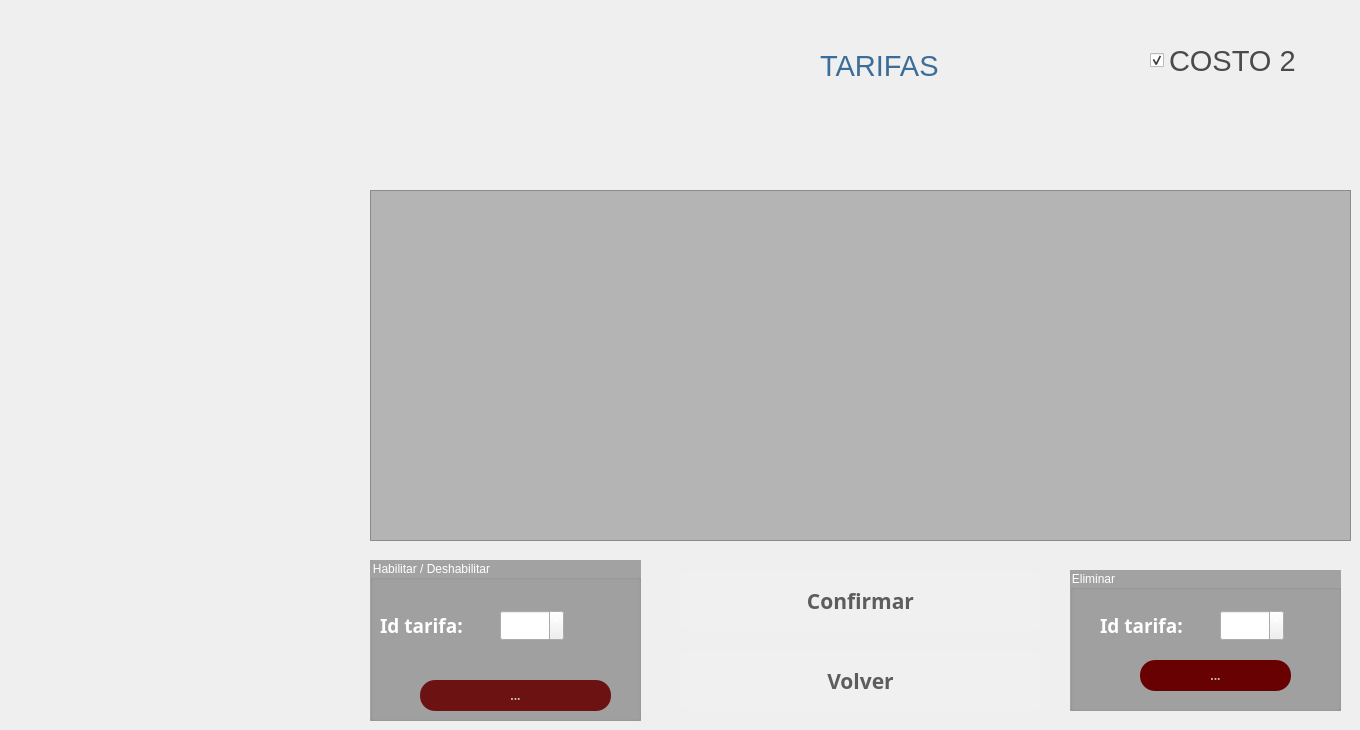
   <widget class="QWidget" name="page_10">
    <widget class="QTableWidget" name="tablatarifas">
     <property name="geometry">
      <rect>
       <x>370</x>
       <y>190</y>
       <width>981</width>
       <height>351</height>
      </rect>
     </property>
     <property name="palette">
      <palette>
       <active>
        <colorrole role="WindowText">
         <brush brushstyle="SolidPattern">
          <color alpha="255">
           <red>0</red>
           <green>0</green>
           <blue>0</blue>
          </color>
         </brush>
        </colorrole>
        <colorrole role="Button">
         <brush brushstyle="SolidPattern">
          <color alpha="255">
           <red>180</red>
           <green>180</green>
           <blue>180</blue>
          </color>
         </brush>
        </colorrole>
        <colorrole role="Text">
         <brush brushstyle="SolidPattern">
          <color alpha="255">
           <red>0</red>
           <green>0</green>
           <blue>0</blue>
          </color>
         </brush>
        </colorrole>
        <colorrole role="ButtonText">
         <brush brushstyle="SolidPattern">
          <color alpha="255">
           <red>0</red>
           <green>0</green>
           <blue>0</blue>
          </color>
         </brush>
        </colorrole>
        <colorrole role="Base">
         <brush brushstyle="SolidPattern">
          <color alpha="255">
           <red>180</red>
           <green>180</green>
           <blue>180</blue>
          </color>
         </brush>
        </colorrole>
        <colorrole role="Window">
         <brush brushstyle="SolidPattern">
          <color alpha="255">
           <red>180</red>
           <green>180</green>
           <blue>180</blue>
          </color>
         </brush>
        </colorrole>
       </active>
       <inactive>
        <colorrole role="WindowText">
         <brush brushstyle="SolidPattern">
          <color alpha="255">
           <red>0</red>
           <green>0</green>
           <blue>0</blue>
          </color>
         </brush>
        </colorrole>
        <colorrole role="Button">
         <brush brushstyle="SolidPattern">
          <color alpha="255">
           <red>180</red>
           <green>180</green>
           <blue>180</blue>
          </color>
         </brush>
        </colorrole>
        <colorrole role="Text">
         <brush brushstyle="SolidPattern">
          <color alpha="255">
           <red>0</red>
           <green>0</green>
           <blue>0</blue>
          </color>
         </brush>
        </colorrole>
        <colorrole role="ButtonText">
         <brush brushstyle="SolidPattern">
          <color alpha="255">
           <red>0</red>
           <green>0</green>
           <blue>0</blue>
          </color>
         </brush>
        </colorrole>
        <colorrole role="Base">
         <brush brushstyle="SolidPattern">
          <color alpha="255">
           <red>180</red>
           <green>180</green>
           <blue>180</blue>
          </color>
         </brush>
        </colorrole>
        <colorrole role="Window">
         <brush brushstyle="SolidPattern">
          <color alpha="255">
           <red>180</red>
           <green>180</green>
           <blue>180</blue>
          </color>
         </brush>
        </colorrole>
       </inactive>
       <disabled>
        <colorrole role="WindowText">
         <brush brushstyle="SolidPattern">
          <color alpha="255">
           <red>0</red>
           <green>0</green>
           <blue>0</blue>
          </color>
         </brush>
        </colorrole>
        <colorrole role="Button">
         <brush brushstyle="SolidPattern">
          <color alpha="255">
           <red>180</red>
           <green>180</green>
           <blue>180</blue>
          </color>
         </brush>
        </colorrole>
        <colorrole role="Text">
         <brush brushstyle="SolidPattern">
          <color alpha="255">
           <red>0</red>
           <green>0</green>
           <blue>0</blue>
          </color>
         </brush>
        </colorrole>
        <colorrole role="ButtonText">
         <brush brushstyle="SolidPattern">
          <color alpha="255">
           <red>0</red>
           <green>0</green>
           <blue>0</blue>
          </color>
         </brush>
        </colorrole>
        <colorrole role="Base">
         <brush brushstyle="SolidPattern">
          <color alpha="255">
           <red>180</red>
           <green>180</green>
           <blue>180</blue>
          </color>
         </brush>
        </colorrole>
        <colorrole role="Window">
         <brush brushstyle="SolidPattern">
          <color alpha="255">
           <red>180</red>
           <green>180</green>
           <blue>180</blue>
          </color>
         </brush>
        </colorrole>
       </disabled>
      </palette>
     </property>
     <property name="styleSheet">
      <string notr="true">background-color:rgb(180, 180, 180);
border-radius:40%;
color:rgb(98, 147, 0);
color:black;
QPushButton{
background-color:red;
};</string>
     </property>
    </widget>
    <widget class="QGroupBox" name="groupBox_31">
     <property name="geometry">
      <rect>
       <x>370</x>
       <y>560</y>
       <width>271</width>
       <height>161</height>
      </rect>
     </property>
     <property name="styleSheet">
      <string notr="true">color:white;
background-color: rgb(48, 48, 48,40%);
</string>
     </property>
     <property name="title">
      <string>Habilitar / Deshabilitar</string>
     </property>
     <widget class="QLabel" name="label_75">
      <property name="geometry">
       <rect>
        <x>10</x>
        <y>50</y>
        <width>111</width>
        <height>31</height>
       </rect>
      </property>
      <property name="font">
       <font>
        <family>Sans Serif</family>
        <pointsize>14</pointsize>
        <weight>75</weight>
        <italic>false</italic>
        <bold>true</bold>
       </font>
      </property>
      <property name="styleSheet">
       <string notr="true">background-color:transparent;
color:white;</string>
      </property>
      <property name="text">
       <string>Id tarifa:</string>
      </property>
     </widget>
     <widget class="QPushButton" name="bhabilitar">
      <property name="enabled">
       <bool>false</bool>
      </property>
      <property name="geometry">
       <rect>
        <x>50</x>
        <y>120</y>
        <width>191</width>
        <height>31</height>
       </rect>
      </property>
      <property name="font">
       <font>
        <family>Sans Serif</family>
        <weight>75</weight>
        <bold>true</bold>
       </font>
      </property>
      <property name="styleSheet">
       <string notr="true">background-color:rgb(104, 2, 2,90%);
color:rgb(197, 197, 197);
border-radius:15%</string>
      </property>
      <property name="text">
       <string>...</string>
      </property>
      <property name="flat">
       <bool>false</bool>
      </property>
     </widget>
    </widget>
    <widget class="QGroupBox" name="groupBox_32">
     <property name="geometry">
      <rect>
       <x>1070</x>
       <y>570</y>
       <width>271</width>
       <height>141</height>
      </rect>
     </property>
     <property name="styleSheet">
      <string notr="true">color:white;
background-color: rgb(48, 48, 48,40%);
</string>
     </property>
     <property name="title">
      <string>Eliminar</string>
     </property>
     <widget class="QLabel" name="label_76">
      <property name="geometry">
       <rect>
        <x>30</x>
        <y>40</y>
        <width>111</width>
        <height>31</height>
       </rect>
      </property>
      <property name="font">
       <font>
        <family>Sans Serif</family>
        <pointsize>14</pointsize>
        <weight>75</weight>
        <italic>false</italic>
        <bold>true</bold>
       </font>
      </property>
      <property name="styleSheet">
       <string notr="true">background-color:transparent;
color:white;</string>
      </property>
      <property name="text">
       <string>Id tarifa:</string>
      </property>
     </widget>
     <widget class="QPushButton" name="bquitar">
      <property name="enabled">
       <bool>false</bool>
      </property>
      <property name="geometry">
       <rect>
        <x>70</x>
        <y>90</y>
        <width>151</width>
        <height>31</height>
       </rect>
      </property>
      <property name="font">
       <font>
        <family>Sans Serif</family>
        <weight>75</weight>
        <bold>true</bold>
       </font>
      </property>
      <property name="styleSheet">
       <string notr="true">background-color:rgb(104, 2, 2);
color:rgb(197, 197, 197);
border-radius:15%</string>
      </property>
      <property name="text">
       <string>...</string>
      </property>
     </widget>
    </widget>
    <widget class="QSpinBox" name="idtar2">
     <property name="geometry">
      <rect>
       <x>500</x>
       <y>610</y>
       <width>64</width>
       <height>31</height>
      </rect>
     </property>
     <property name="styleSheet">
      <string notr="true">Color:white;</string>
     </property>
    </widget>
    <widget class="QPushButton" name="bntarifa">
     <property name="geometry">
      <rect>
       <x>680</x>
       <y>570</y>
       <width>361</width>
       <height>61</height>
      </rect>
     </property>
     <property name="font">
      <font>
       <family>Ubuntu Mono</family>
       <pointsize>16</pointsize>
       <weight>75</weight>
       <italic>false</italic>
       <bold>true</bold>
       <underline>false</underline>
      </font>
     </property>
     <property name="toolTip">
      <string>Ayuda</string>
     </property>
     <property name="toolTipDuration">
      <number>3</number>
     </property>
     <property name="whatsThis">
      <string extracomment="help"/>
     </property>
     <property name="styleSheet">
      <string notr="true">background-color:rgb(240, 240, 240);
color:rgb(93, 93, 93);
border-radius:10%</string>
     </property>
     <property name="text">
      <string>Confirmar</string>
     </property>
     <property name="icon">
      <iconset>
       <normaloff>../iconos/tick.png</normaloff>../iconos/tick.png</iconset>
     </property>
     <property name="iconSize">
      <size>
       <width>40</width>
       <height>40</height>
      </size>
     </property>
    </widget>
    <widget class="QPushButton" name="bsalirTarifas">
     <property name="geometry">
      <rect>
       <x>680</x>
       <y>650</y>
       <width>361</width>
       <height>61</height>
      </rect>
     </property>
     <property name="font">
      <font>
       <family>Ubuntu Mono</family>
       <pointsize>16</pointsize>
       <weight>75</weight>
       <italic>false</italic>
       <bold>true</bold>
       <underline>false</underline>
      </font>
     </property>
     <property name="toolTip">
      <string>Ayuda</string>
     </property>
     <property name="toolTipDuration">
      <number>3</number>
     </property>
     <property name="whatsThis">
      <string extracomment="help"/>
     </property>
     <property name="styleSheet">
      <string notr="true">background-color:rgb(240, 240, 240);
color:rgb(93, 93, 93);
border-radius:10%</string>
     </property>
     <property name="text">
      <string>Volver</string>
     </property>
     <property name="icon">
      <iconset>
       <normaloff>../iconos/cancel.png</normaloff>../iconos/cancel.png</iconset>
     </property>
     <property name="iconSize">
      <size>
       <width>40</width>
       <height>40</height>
      </size>
     </property>
    </widget>
    <widget class="QSpinBox" name="idtar1">
     <property name="geometry">
      <rect>
       <x>1220</x>
       <y>610</y>
       <width>64</width>
       <height>31</height>
      </rect>
     </property>
     <property name="styleSheet">
      <string notr="true">Color:white;</string>
     </property>
    </widget>
    <widget class="QLabel" name="ltime_69">
     <property name="geometry">
      <rect>
       <x>820</x>
       <y>50</y>
       <width>271</width>
       <height>31</height>
      </rect>
     </property>
     <property name="font">
      <font>
       <family>Segoe UI</family>
       <pointsize>22</pointsize>
       <weight>50</weight>
       <italic>false</italic>
       <bold>false</bold>
      </font>
     </property>
     <property name="styleSheet">
      <string notr="true">background-color:transparent;
color:rgb(59, 109, 153);

</string>
     </property>
     <property name="text">
      <string>TARIFAS</string>
     </property>
    </widget>
    <widget class="QCheckBox" name="ch1_2">
     <property name="geometry">
      <rect>
       <x>1150</x>
       <y>30</y>
       <width>181</width>
       <height>61</height>
      </rect>
     </property>
     <property name="font">
      <font>
       <family>Segoe UI</family>
       <pointsize>22</pointsize>
      </font>
     </property>
     <property name="styleSheet">
      <string notr="true">color:rgb(74, 74, 74)</string>
     </property>
     <property name="text">
      <string>COSTO 2</string>
     </property>
     <property name="checked">
      <bool>true</bool>
     </property>
    </widget>
    <zorder>groupBox_31</zorder>
    <zorder>tablatarifas</zorder>
    <zorder>groupBox_32</zorder>
    <zorder>idtar2</zorder>
    <zorder>bntarifa</zorder>
    <zorder>bsalirTarifas</zorder>
    <zorder>idtar1</zorder>
    <zorder>ltime_69</zorder>
    <zorder>ch1_2</zorder>
   </widget>
